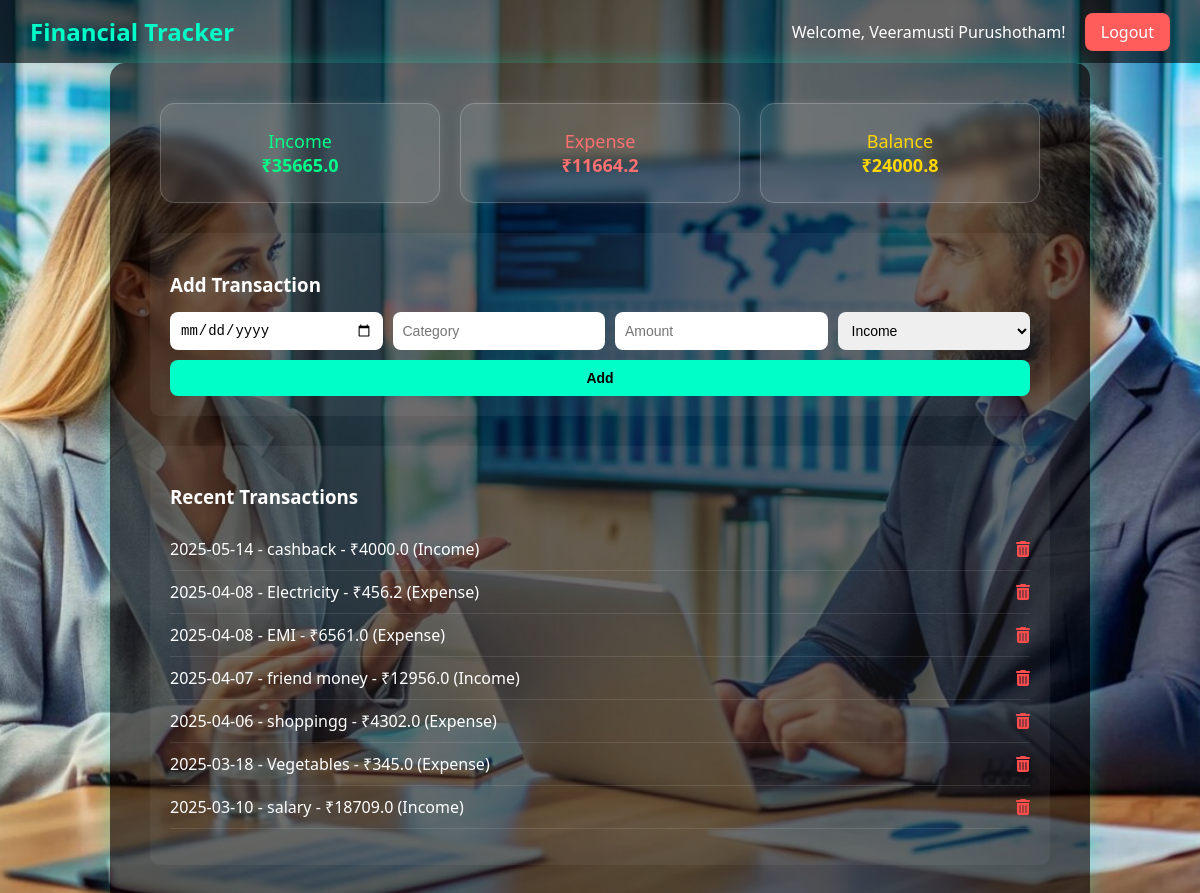
/dashboard (signed in), run on the app's committed database.
### tables this page shows
CREATE TABLE transactions (
        id INTEGER PRIMARY KEY AUTOINCREMENT,
        user_id INTEGER NOT NULL,
        date TEXT NOT NULL,
        category TEXT NOT NULL,
        amount REAL NOT NULL,
        type TEXT CHECK(type IN ('Income', 'Expense')) NOT NULL,
        FOREIGN KEY (user_id) REFERENCES users(id)
    );

### app.py (the view)
@app.route("/dashboard", methods=["GET", "POST"])
def dashboard():
    if "username" not in session:
        return redirect(url_for("login"))
    user_id = session['user_id']
    conn = get_db_connection()
    transactions = conn.execute("SELECT * FROM transactions WHERE user_id = ? ORDER BY date DESC", (user_id,)).fetchall()
    income = sum(row['amount'] for row in transactions if row['type'] == 'Income')
    expense = sum(row['amount'] for row in transactions if row['type'] == 'Expense')
    balance = income - expense
    conn.close()
    return render_template("dashboard.html",
                           username=session['username'],
                           income=income,
                           expense=expense,
                           balance=balance,
                           transactions=transactions)

### app.py (called while the page is built)
def get_db_connection():
    conn = sqlite3.connect(DATABASE, timeout=10)
    conn.row_factory = sqlite3.Row
    return conn

### templates/dashboard.html (shortened to what this page needs)
<!DOCTYPE html>
<html lang="en">
<head>
    <link rel="stylesheet" href="https://cdnjs.cloudflare.com/ajax/libs/font-awesome/6.7.2/css/all.min.css" />
    <link rel="stylesheet" href="{{ url_for('static', filename='css/dashboard.css') }}">
</head>
<body>
    <header>
        <div class="navbar">
            <div class="navbar-left">
                <h2>Financial Tracker</h2>
            </div>
            <div class="navbar-right">
                <span class="welcome">Welcome, {{ username }}!</span>
                <a href="{{ url_for('logout') }}" class="logout-btn">Logout</a>
            </div>
        </div>
    </header>
    <div class="dashboard-container">
        <div class="summary">
            <div class="card income">
                Income<br>
                <strong>₹{{ income }}</strong>
            </div>
            <div class="card expense">
                Expense<br>
                <strong>₹{{ expense }}</strong>
            </div>
            <div class="card balance">
                Balance<br>
                <strong>₹{{ balance }}</strong>
            </div>
        </div>
        <div class="transaction-form">
            <h3>Add Transaction</h3>
            <form action="{{ url_for('add_transaction') }}" method="POST">
                <input type="date" name="date" required>
                <input type="text" name="category" placeholder="Category" required>
                <input type="number" step="0.01" name="amount" placeholder="Amount" required>
                <select name="type" required>
                    <option value="Income">Income</option>
                </select>
                <button type="submit">Add</button>
            </form>
        </div>
        <div class="recent-transactions">
            <h3>Recent Transactions</h3>
            <ul>
                {% for txn in transactions %}
                    <li>
                        {{ txn.date }} - {{ txn.category }} - ₹{{ txn.amount }} ({{ txn.type }})
                        <a href="{{ url_for('delete_transaction', id=txn.id) }}" class="delete-link" onclick="return confirm('Are you sure you want to delete this transaction?');">
                            <i class="fas fa-trash-alt"></i>
                        </a>
                    </li>
                {% else %}
                    <li>No transactions found.</li>
                {% endfor %}
            </ul>
        </div>
    </div>
</body>
</html>

### static/css/dashboard.css (style rules this page uses)
body { margin: 0; font-family: 'Segoe UI', Tahoma, Geneva, Verdana, sans-serif; background: url('../images/vv1.jpg') no-repeat center center fixed; background-size: cover; color: #fff; }
.navbar { background-color: rgba(0, 0, 0, 0.6); padding: 15px 30px; display: flex; justify-content: space-between; align-items: center; }
.navbar h2 { margin: 0; font-size: 24px; color: #00ffc8; }
.navbar .welcome { margin-right: 15px; font-weight: 500; }
.logout-btn { padding: 8px 16px; background-color: #ff5c5c; color: white; text-decoration: none; border-radius: 8px; transition: background 0.3s; }
.dashboard-container { padding: 40px; max-width: 900px; margin: auto; background-color: rgba(0, 0, 0, 0.6); border-radius: 15px; box-shadow: 0 0 20px rgba(0, 255, 200, 0.3); }
.summary { display: flex; justify-content: space-between; margin-bottom: 30px; }
.card { flex: 1; margin: 0 10px; padding: 25px; border-radius: 15px; text-align: center; font-size: 18px; box-shadow: 0 0 10px rgba(255, 255, 255, 0.1); background-color: rgba(255, 255, 255, 0.1); backdrop-filter: blur(6px); border: 1px solid rgba(255, 255, 255, 0.2); }
.income { color: #00ff88; }
.expense { color: #ff7070; }
.balance { color: #ffd700; }
.transaction-form { margin-bottom: 30px; background-color: rgba(255, 255, 255, 0.05); padding: 20px; border-radius: 10px; }
.transaction-form h3 { margin-bottom: 15px; }
.transaction-form form { display: flex; flex-wrap: wrap; gap: 10px; }
.transaction-form input, .transaction-form select, .transaction-form button { padding: 10px; font-size: 14px; border-radius: 8px; border: none; outline: none; }
.transaction-form input, .transaction-form select { flex: 1 1 150px; }
.transaction-form button { background-color: #00ffc8; color: #000; font-weight: bold; cursor: pointer; flex: 1 1 100px; }
.recent-transactions { background-color: rgba(255, 255, 255, 0.05); padding: 20px; border-radius: 10px; }
.recent-transactions ul { list-style: none; padding: 0; }
.recent-transactions li { padding: 10px 0; border-bottom: 1px solid rgba(255, 255, 255, 0.1); display: flex; justify-content: space-between; align-items: center; }
.delete-link { color: #ff4d4d; text-decoration: none; }

### data on the page
transactions: date "2025-05-14", category "cashback", amount "4000.0", type "Income"
transactions: date "2025-04-08", category "Electricity", amount "456.2", type "Expense"
transactions: date "2025-04-08", category "EMI", amount "6561.0", type "Expense"
transactions: date "2025-04-07", category "friend money", amount "12956.0", type "Income"
transactions: date "2025-04-06", category "shoppingg", amount "4302.0", type "Expense"
transactions: date "2025-03-18", category "Vegetables", amount "345.0", type "Expense"
transactions: date "2025-03-10", category "salary", amount "18709.0", type "Income"

### other printed values
{{ username }} "Veeramusti Purushotham"
{{ income }} "35665.0"
{{ expense }} "11664.2"
{{ balance }} "24000.8"
